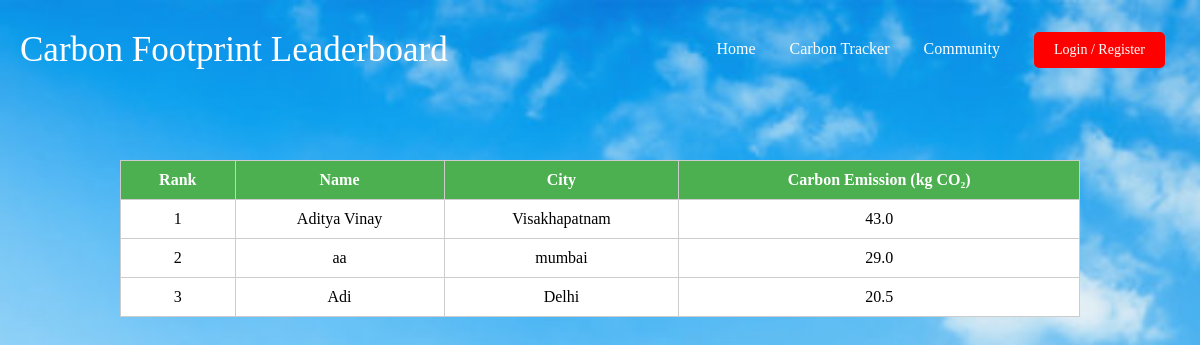
The app's page /leaderboard with its own data.
### app.py (models this page shows, shortened)
class Leaderboard(db.Model):
    id = db.Column(db.Integer, primary_key=True)
    name = db.Column(db.String(100), nullable=False)
    carbon_footprint = db.Column(db.Float, nullable=False)
    rank = db.Column(db.Integer, nullable=False)
    city= db.Column(db.String(100), nullable=False)

### app.py (the view)
@app.route("/leaderboard")
def show_leaderboard():
    leaderboard_entries = Leaderboard.query.order_by(Leaderboard.carbon_footprint.desc()).all()
    return render_template("leaderboard.html", leaderboard=leaderboard_entries)

### templates/leaderboard.html (shortened to what this page needs)
<!DOCTYPE html>
<html>
<head>
</head>
<body>
    <div class="navbar">
        <div class="left">Carbon Footprint Leaderboard</div>
        <div class="right">
            <a href="/">Home</a>
            <a href="/carbontracker">Carbon Tracker</a>
            <a href="/community">Community</a>
            {% if session.get('logged_in') %}
            <a href="/logout" style="display: inline-block;
            padding: 10px 20px;
            background-color: red;
            color: white;
            text-decoration: none;
            border-radius: 5px;
            font-size: 14px;
            text-align: center;">Logout</a>
            {% else %}
            <a href="/login/" style="display: inline-block;
            padding: 10px 20px;
            background-color: red;
            color: white;
            text-decoration: none;
            border-radius: 5px;
            font-size: 14px;
            text-align: center;">Login / Register</a>
            {% endif %}
        </div>
    </div>
    <table>
        <tr>
            <th>Rank</th>
            <th>Name</th>
            <th>City</th>
            <th>Carbon Emission (kg CO₂)</th>
        </tr>
        {% for entry in leaderboard %}
        <tr>
            <td>{{ loop.index }}</td>
            <td>{{ entry.name }}</td>
            <td>{{ entry.city }}</td>
            <td>{{ entry.carbon_footprint }}</td>
        </tr>
        {% endfor %}
    </table>
</body>
</html>

### templates/leaderboard.html (style rules this page uses)
* { margin: 0; padding: 0; box-sizing: border-box; }
body { background-image: url('/static/images/sky.jpg'); background-size: cover; background-position: center center; background-attachment: fixed; min-height: 100vh; display: flex; flex-direction: column; align-items: center; overflow-x: hidden; }
.navbar { display: flex; justify-content: space-between; align-items: center; background:transparent; height: 100px; padding: 10px 20px; margin-bottom:40px; color: white; width: 100%; }
.navbar .left { font-size: 35px; }
.navbar .right a { color: white; text-decoration: none; margin: 0 15px; font-size: 16px; }
table { width: 80%; border-collapse: collapse; margin-top: 20px; background-color:white; }
th, td { padding: 10px; text-align: center; border: 1px solid #ccc; }
th { background-color: #4CAF50; color: white; }

### records on screen
Leaderboard: name "Aditya Vinay", city "Visakhapatnam", carbon_footprint "43.0"
Leaderboard: name "aa", city "mumbai", carbon_footprint "29.0"
Leaderboard: name "Adi", city "Delhi", carbon_footprint "20.5"
